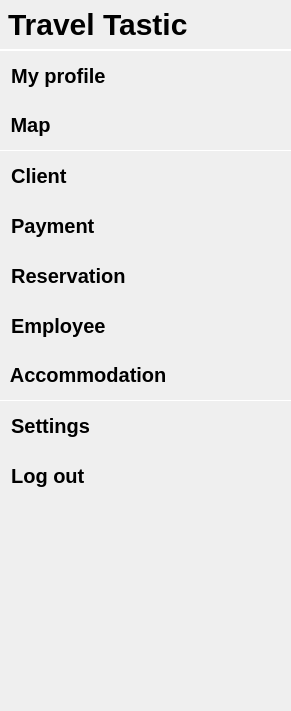
  <widget class="QWidget" name="leftMenu" native="true">
   <property name="geometry">
    <rect>
     <x>9</x>
     <y>9</y>
     <width>291</width>
     <height>711</height>
    </rect>
   </property>
   <property name="styleSheet">
    <string notr="true">border-radius:15px;</string>
   </property>
   <widget class="QPushButton" name="pushButton_4">
    <property name="geometry">
     <rect>
      <x>190</x>
      <y>310</y>
      <width>75</width>
      <height>31</height>
     </rect>
    </property>
    <property name="text">
     <string/>
    </property>
    <property name="icon">
     <iconset resource="icons.qrc">
      <normaloff>:/feather (3)/users.svg</normaloff>:/feather (3)/users.svg</iconset>
    </property>
    <property name="iconSize">
     <size>
      <width>28</width>
      <height>28</height>
     </size>
    </property>
   </widget>
   <widget class="QLabel" name="label_5">
    <property name="geometry">
     <rect>
      <x>0</x>
      <y>0</y>
      <width>291</width>
      <height>51</height>
     </rect>
    </property>
    <property name="styleSheet">
     <string notr="true">background:transparent;
border-radius:0px;
border-bottom:2px solid white;
font-size:30px;
font-weight:700;</string>
    </property>
    <property name="text">
     <string>Travel Tastic</string>
    </property>
   </widget>
   <widget class="QLabel" name="label_6">
    <property name="geometry">
     <rect>
      <x>0</x>
      <y>50</y>
      <width>231</width>
      <height>51</height>
     </rect>
    </property>
    <property name="styleSheet">
     <string notr="true">background:transparent;
border-radius:0px;
font-size:20px;
font-weight:700;

</string>
    </property>
    <property name="text">
     <string>  My profile</string>
    </property>
   </widget>
   <widget class="QLabel" name="label_7">
    <property name="geometry">
     <rect>
      <x>0</x>
      <y>400</y>
      <width>291</width>
      <height>51</height>
     </rect>
    </property>
    <property name="styleSheet">
     <string notr="true">background:transparent;
border-radius:0px;
font-size:20px;
font-weight:700;


</string>
    </property>
    <property name="text">
     <string>  Settings</string>
    </property>
   </widget>
   <widget class="QPushButton" name="pushButton_8">
    <property name="geometry">
     <rect>
      <x>190</x>
      <y>60</y>
      <width>75</width>
      <height>31</height>
     </rect>
    </property>
    <property name="text">
     <string/>
    </property>
    <property name="icon">
     <iconset resource="icons.qrc">
      <normaloff>:/feather (3)/user.svg</normaloff>:/feather (3)/user.svg</iconset>
    </property>
    <property name="iconSize">
     <size>
      <width>28</width>
      <height>28</height>
     </size>
    </property>
   </widget>
   <widget class="QPushButton" name="pushButton_9">
    <property name="geometry">
     <rect>
      <x>190</x>
      <y>410</y>
      <width>75</width>
      <height>31</height>
     </rect>
    </property>
    <property name="text">
     <string/>
    </property>
    <property name="icon">
     <iconset resource="icons.qrc">
      <normaloff>:/feather (3)/settings.svg</normaloff>:/feather (3)/settings.svg</iconset>
    </property>
    <property name="iconSize">
     <size>
      <width>24</width>
      <height>24</height>
     </size>
    </property>
   </widget>
   <widget class="QLabel" name="label_8">
    <property name="geometry">
     <rect>
      <x>0</x>
      <y>150</y>
      <width>231</width>
      <height>51</height>
     </rect>
    </property>
    <property name="styleSheet">
     <string notr="true">background:transparent;
border-radius:0px;
font-size:20px;
font-weight:700;

</string>
    </property>
    <property name="text">
     <string>  Client</string>
    </property>
   </widget>
   <widget class="QPushButton" name="pushButton">
    <property name="geometry">
     <rect>
      <x>190</x>
      <y>160</y>
      <width>75</width>
      <height>31</height>
     </rect>
    </property>
    <property name="text">
     <string/>
    </property>
    <property name="icon">
     <iconset resource="icons.qrc">
      <normaloff>:/feather (3)/users.svg</normaloff>:/feather (3)/users.svg</iconset>
    </property>
    <property name="iconSize">
     <size>
      <width>28</width>
      <height>28</height>
     </size>
    </property>
   </widget>
   <widget class="QLabel" name="label_9">
    <property name="geometry">
     <rect>
      <x>0</x>
      <y>200</y>
      <width>231</width>
      <height>51</height>
     </rect>
    </property>
    <property name="styleSheet">
     <string notr="true">background:transparent;
border-radius:0px;
font-size:20px;
font-weight:700;

</string>
    </property>
    <property name="text">
     <string>  Payment</string>
    </property>
   </widget>
   <widget class="QPushButton" name="pushButton_2">
    <property name="geometry">
     <rect>
      <x>190</x>
      <y>210</y>
      <width>75</width>
      <height>31</height>
     </rect>
    </property>
    <property name="text">
     <string/>
    </property>
    <property name="icon">
     <iconset resource="icons.qrc">
      <normaloff>:/feather (3)/shopping-cart.svg</normaloff>:/feather (3)/shopping-cart.svg</iconset>
    </property>
    <property name="iconSize">
     <size>
      <width>28</width>
      <height>28</height>
     </size>
    </property>
   </widget>
   <widget class="QLabel" name="label_10">
    <property name="geometry">
     <rect>
      <x>0</x>
      <y>250</y>
      <width>231</width>
      <height>51</height>
     </rect>
    </property>
    <property name="styleSheet">
     <string notr="true">background:transparent;
border-radius:0px;
font-size:20px;
font-weight:700;

</string>
    </property>
    <property name="text">
     <string>  Reservation</string>
    </property>
   </widget>
   <widget class="QPushButton" name="pushButton_3">
    <property name="geometry">
     <rect>
      <x>190</x>
      <y>260</y>
      <width>75</width>
      <height>31</height>
     </rect>
    </property>
    <property name="text">
     <string/>
    </property>
    <property name="icon">
     <iconset resource="icons.qrc">
      <normaloff>:/feather (3)/calendar.svg</normaloff>:/feather (3)/calendar.svg</iconset>
    </property>
    <property name="iconSize">
     <size>
      <width>28</width>
      <height>28</height>
     </size>
    </property>
   </widget>
   <widget class="QLabel" name="label_11">
    <property name="geometry">
     <rect>
      <x>0</x>
      <y>300</y>
      <width>231</width>
      <height>51</height>
     </rect>
    </property>
    <property name="styleSheet">
     <string notr="true">background:transparent;
border-radius:0px;
font-size:20px;
font-weight:700;

</string>
    </property>
    <property name="text">
     <string>  Employee</string>
    </property>
   </widget>
   <widget class="QLabel" name="label_12">
    <property name="geometry">
     <rect>
      <x>0</x>
      <y>350</y>
      <width>291</width>
      <height>51</height>
     </rect>
    </property>
    <property name="styleSheet">
     <string notr="true">background:transparent;
border-radius:0px;
font-size:20px;
font-weight:700;
border-bottom:1px solid white;


</string>
    </property>
    <property name="text">
     <string> Accommodation</string>
    </property>
   </widget>
   <widget class="QPushButton" name="pushButton_5">
    <property name="geometry">
     <rect>
      <x>190</x>
      <y>360</y>
      <width>75</width>
      <height>31</height>
     </rect>
    </property>
    <property name="text">
     <string/>
    </property>
    <property name="icon">
     <iconset resource="icons.qrc">
      <normaloff>:/feather (3)/home.svg</normaloff>:/feather (3)/home.svg</iconset>
    </property>
    <property name="iconSize">
     <size>
      <width>28</width>
      <height>28</height>
     </size>
    </property>
   </widget>
   <widget class="QLabel" name="label_45">
    <property name="geometry">
     <rect>
      <x>0</x>
      <y>450</y>
      <width>291</width>
      <height>51</height>
     </rect>
    </property>
    <property name="styleSheet">
     <string notr="true">background:transparent;
border-radius:0px;
font-size:20px;
font-weight:700;



</string>
    </property>
    <property name="text">
     <string>  Log out</string>
    </property>
   </widget>
   <widget class="QPushButton" name="pushButton_24">
    <property name="geometry">
     <rect>
      <x>190</x>
      <y>460</y>
      <width>75</width>
      <height>31</height>
     </rect>
    </property>
    <property name="text">
     <string/>
    </property>
    <property name="icon">
     <iconset resource="icons.qrc">
      <normaloff>:/feather (3)/log-out.svg</normaloff>:/feather (3)/log-out.svg</iconset>
    </property>
    <property name="iconSize">
     <size>
      <width>28</width>
      <height>28</height>
     </size>
    </property>
   </widget>
   <widget class="QLabel" name="label_13">
    <property name="geometry">
     <rect>
      <x>0</x>
      <y>100</y>
      <width>291</width>
      <height>51</height>
     </rect>
    </property>
    <property name="styleSheet">
     <string notr="true">background:transparent;
border-radius:0px;
font-size:20px;
font-weight:700;
border-bottom:1px solid white;


</string>
    </property>
    <property name="text">
     <string> Map</string>
    </property>
   </widget>
   <widget class="QPushButton" name="pushButton_10">
    <property name="geometry">
     <rect>
      <x>190</x>
      <y>110</y>
      <width>75</width>
      <height>31</height>
     </rect>
    </property>
    <property name="text">
     <string/>
    </property>
    <property name="icon">
     <iconset resource="icons.qrc">
      <normaloff>:/feather (3)/map.svg</normaloff>:/feather (3)/map.svg</iconset>
    </property>
    <property name="iconSize">
     <size>
      <width>28</width>
      <height>28</height>
     </size>
    </property>
   </widget>
  </widget>
